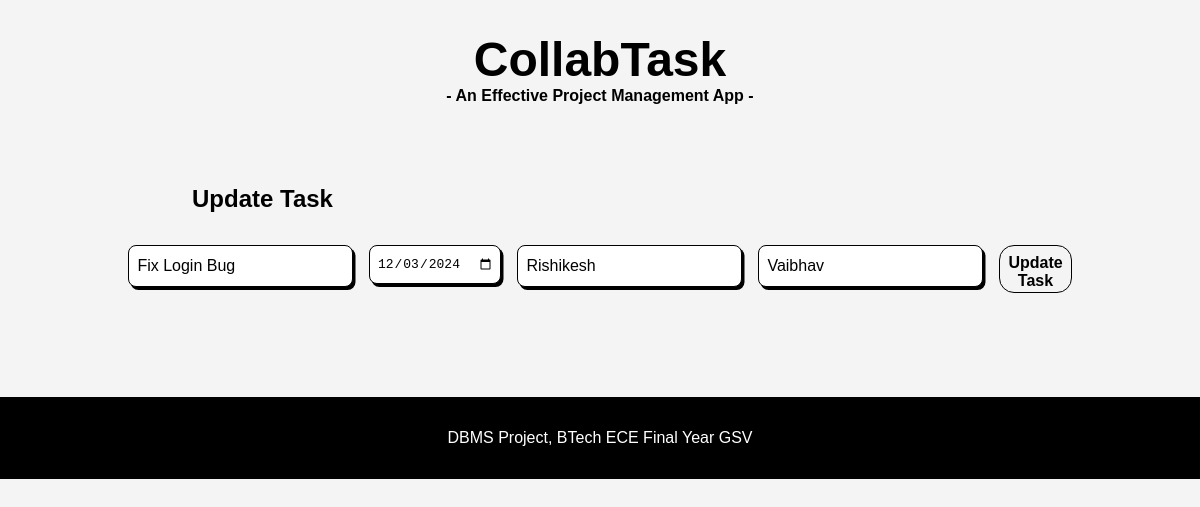
Screenshot of /update/1 with the database file from the repository.
### app.py (models this page shows, shortened)
class Task(db.Model):
    id = db.Column(db.Integer, primary_key=True)
    title = db.Column(db.String(100), nullable=False)
    date = db.Column(db.Date, nullable=True)
    assigned_to = db.Column(db.String(50), nullable=True)
    assigned_by = db.Column(db.String(50), nullable=True)
    is_done = db.Column(db.Boolean, default=False)
    status = db.Column(db.String(20), default='Active')  # New status column

### app.py (the view, shortened to what this page needs)
@app.route('/update/<int:task_id>', methods=['GET', 'POST'])
def update_task(task_id):
    task = Task.query.get_or_404(task_id)
    return render_template('update.html', task=task)

### templates/update.html
{% extends "base.html" %}
{% block content %}
<section>
    <h2>Update Task</h2>
    <form action="/update/{{ task.id }}" method="POST" class="task-form">
        <input type="text" name="title" value="{{ task.title }}" required class="input1">
        <input type="date" name="date" value="{{ task.date }}" required class="input2">
        <input type="text" name="assigned_to" value="{{ task.assigned_to }}" class="input1">
        <input type="text" name="assigned_by" value="{{ task.assigned_by }}" class="input1">
        <button type="submit" class="master-button">Update Task</button>
    </form>
</section>
{% endblock %}

### static/styles.css (style rules this page uses)
body { font-family: Poppins, sans-serif; margin: 0; padding: 0; background-color: #f4f4f4; }
h1, h2 { font-weight: bold; text-align: center; color: #000000; }
.task-form { padding: 0.5rem; display: flex; margin: 1rem 10rem 2rem 10rem; justify-content: center; gap: 1em; }
.task-form input { height: 1.5rem; padding: 0.875rem; font-size: 1rem; border: 1.5px solid #000; border-radius: 0.5rem; box-shadow: 2.5px 3px 0 #000; outline: none; transition: ease 0.25s; }
.input1 { width: 30rem; height: 1.5rem; }
.task-form input, .task-form button { padding: 0.5em; font-size: 1em; }
.master-button { font-weight: bold; height: 3em; width: 10rem; background-color: transparent; border: 1.5px solid #000000; border-radius: 0.9375em; box-sizing: border-box; color: #000000; cursor: pointer; transition: all 300ms; }
section h2 { text-align: left; margin:3rem 0 1.5rem 10rem ; }

### rows the page displays
Task: title "Fix Login Bug", date "12/03/2024", assigned_to "Rishikesh", assigned_by "Vaibhav"
